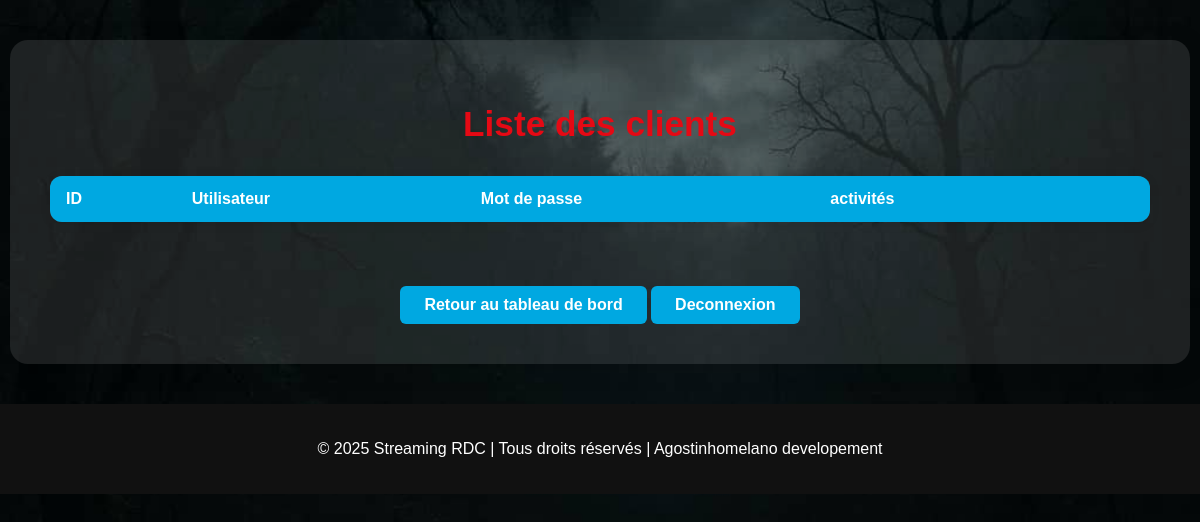
/admin/utilisateurs, run on an earlier commit of the app's database.
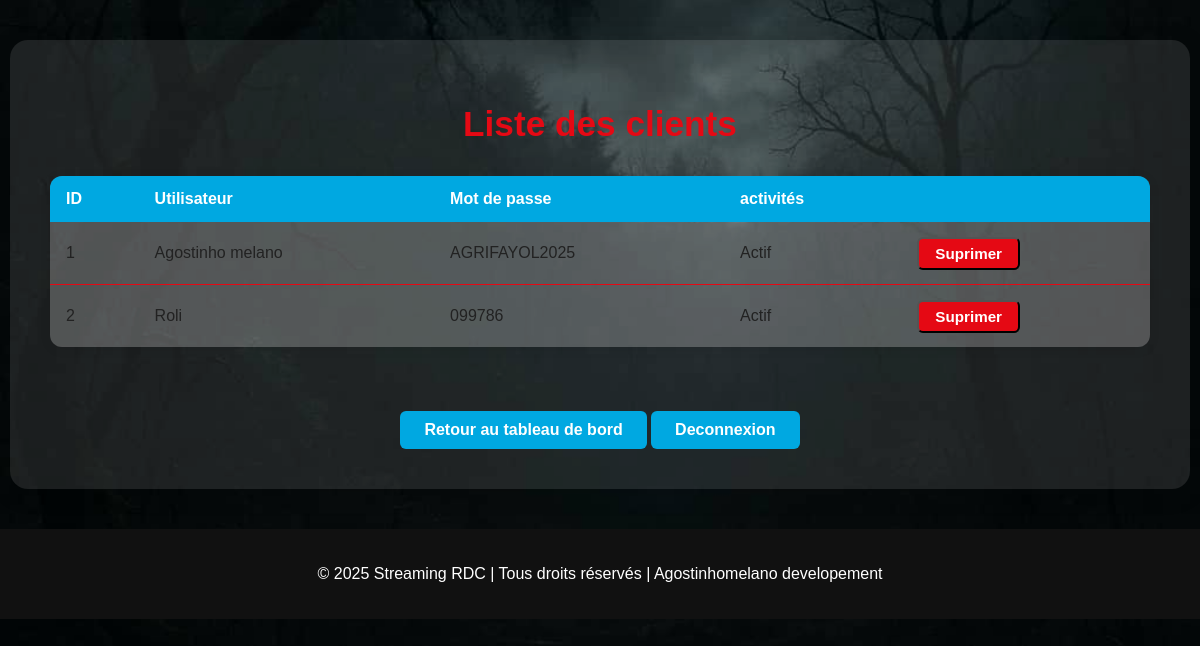
And on a later commit of the database.
### app.py (models this page shows, shortened)
class Utilisateurs(db.Model):
    id = db.Column(db.Integer, primary_key=True)
    nom = db.Column(db.String(30), nullable=False)
    mdp = db.Column(db.String(200), nullable=False)

### app.py (the view)
@app.route("/admin/utilisateurs")
def list_users():
    users = Utilisateurs.query.all()
    return render_template("admin/list_users.html", users=users)

### templates/admin/list_users.html (shortened to what this page needs)
<!DOCTYPE html>
<html lang="fr">
<head>
  <link rel="stylesheet" href="{{ url_for('static', filename='css/admin.css') }}">
</head>
<body>
  <div class="admin-container">
    <h1>Liste des clients</h1>
    <table class="admin-table">
      <thead>
        <tr>
          <th>ID</th>
          <th>Utilisateur</th>
          <th>Mot de passe</th>
          <th>activités</th>
          <th></th>
        </tr>
      </thead>
      <tbody>
        {% for user in users %}
        <tr>
          <td data-label="ID">{{ user.id }}</td>
          <td data-label="Utilisateur">{{ user.nom }}</td>
          <td data-label="Utilisateur">{{ user.mdp }}</td>
          <td data-label="activités">Actif</td>
          <td>
            <form action="{{url_for('supprimer_utilisateur',id=user.id)}}" method="post" class="delete-form">
                <button type="submit" class="btn-admin">Suprimer</button>
            </form>
          </td>
        </tr>
        {% endfor %}
      </tbody>
    </table>
    <a href="{{ url_for('accueil_admin') }}" class="btn-retour">Retour au tableau de bord</a>
    <a href="{{url_for('deconnexion_admin')}}" class="btn-retour">Deconnexion</a>
  </div>
  <footer>
    <p>© 2025 Streaming RDC | Tous droits réservés | Agostinhomelano developement</p>
  </footer>
</body>
</html>

### static/css/admin.css (style rules this page uses)
body { background: url("../image/backgroud.jpg") no-repeat center center/cover; min-height: 100vh; font-family: Arial, sans-serif; margin: 0; }
.admin-container { max-width: 1100px; margin: 40px auto; background: rgba(255,255,255,0.10); border-radius: 18px; padding: 2.5rem; box-shadow: 0 4px 24px rgba(0,0,0,0.15); color: #0a0a0a; text-align: center; }
.admin-container h1 { margin-bottom: 2rem; color: #e50914; font-size: 2.2rem; }
.btn-admin { display: inline-block; padding: 8px 18px; background: #e50914; color: #fff; border-radius: 6px; text-decoration: none; font-weight: bold; transition: background 0.3s; }
.btn-retour { display: inline-block; margin-top: 2rem; padding: 10px 24px; background: #00A8E1; color: #fff; border-radius: 6px; text-decoration: none; font-weight: bold; transition: background 0.3s; }
footer { background: #111; text-align: center; padding: 20px 0; font-size: 1rem; color: #fff; margin-top: 40px; width: 100%; }

### templates/admin/list_users.html (style rules this page uses)
.admin-table { width: 100%; border-collapse: collapse; margin: 2rem 0; background: rgba(255,255,255,0.15); border-radius: 12px; overflow: hidden; box-shadow: 0 2px 12px rgba(0,0,0,0.08); }
.admin-table th, .admin-table td { padding: 0.9rem 1rem; text-align: left; }
.admin-table th { background: #00A8E1; color: #fff; font-weight: bold; font-size: 1rem; }
.admin-table tr { border-bottom: 1px solid #e50914; }
.admin-table tr:last-child { border-bottom: none; }
.admin-table td { background: rgba(255,255,255,0.10); color: #222; }
.btn-admin { display: inline-block; padding: 6px 16px; background: #e50914; color: #fff; border-radius: 6px; text-decoration: none; font-weight: bold; transition: background 0.3s; font-size: 0.95rem; }

What changed in the data, as far as the page shows it:
added Utilisateurs: id "1", nom "Agostinho melano", mdp "AGRIFAYOL2025"
added Utilisateurs: id "2", nom "Roli", mdp "099786"
